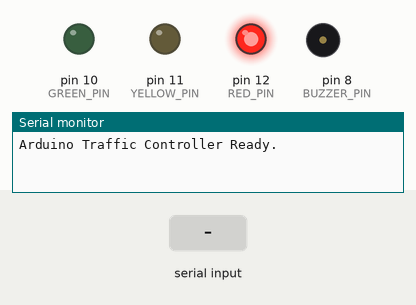
This sketch was run on a simulated Arduino Uno, built with avr-gcc and run on an emulated ATmega328P. On the bench: output pins drawn as LEDs (lit = HIGH), buzzer (waves = sounding, pin HIGH), the last lines printed to the serial monitor. Inputs (shaded band) come from the test bench.

Above: at 1.2 s.
1.3 s: "90,45\n" received over Serial
At 2.0 s:
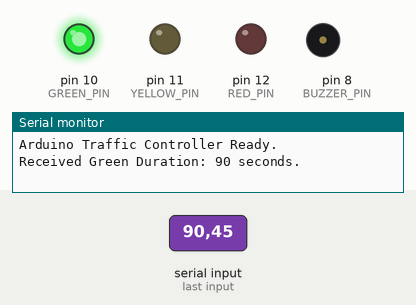
Timing chart, 0 to 4.3 s (numbered marks = the images above; inputs shaded):
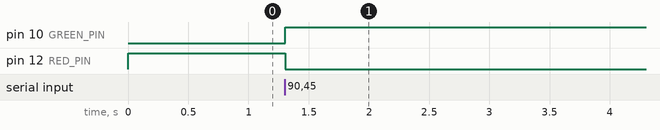

Measured:
- after the input at 1.3 s, pin 10 (GREEN_PIN): LOW → HIGH at once; pin 12 (RED_PIN): HIGH → LOW at once

The sketch:

traffic_control.ino
```cpp
/*
  AI Traffic Light Controller for Arduino IDE

  Description:
  This Arduino sketch interfaces with the Python YOLOv8 Traffic Detection system (`main.py`).
  It receives dynamic GREEN light durations (in seconds) over Serial at 9600 baud rate.

  Circuit Wiring:
  - Red LED    : Digital Pin 12 (with 220 ohm resistor -> GND)
  - Yellow LED : Digital Pin 11 (with 220 ohm resistor -> GND)
  - Green LED  : Digital Pin 10 (with 220 ohm resistor -> GND)
  - Buzzer (Opt): Digital Pin 8 (Optional for violation alert)
*/

// Pin Definitions
const int RED_PIN    = 12;
const int YELLOW_PIN = 11;
const int GREEN_PIN  = 10;
const int BUZZER_PIN = 8; // Optional audio indicator

// Yellow light transition duration in seconds
const int YELLOW_DURATION_SEC = 2;

void setup() {
  // Initialize Serial Communication at 9600 Baud
  Serial.begin(9600);

  // Set LED pins as Outputs
  pinMode(RED_PIN, OUTPUT);
  pinMode(YELLOW_PIN, OUTPUT);
  pinMode(GREEN_PIN, OUTPUT);
  pinMode(BUZZER_PIN, OUTPUT);

  // Default state: RED ON (Waiting for Python signal)
  setTrafficLight(HIGH, LOW, LOW);

  Serial.println("Arduino Traffic Controller Ready.");
}

void loop() {
  // Check if signal time duration data is received over Serial
  if (Serial.available() > 0) {
    // Read signal time sent from Python main.py (in seconds)
    int greenDuration = Serial.parseInt();

    // If valid green duration is received
    if (greenDuration > 0) {
      Serial.print("Received Green Duration: ");
      Serial.print(greenDuration);
      Serial.println(" seconds.");

      // --- 1. GREEN LIGHT ACTIVE ---
      setTrafficLight(LOW, LOW, HIGH);

      // Countdown for Green Light
      for (int i = greenDuration; i > 0; i--) {
        delay(1000); // Wait 1 second
      }

      // --- 2. YELLOW LIGHT TRANSITION ---
      setTrafficLight(LOW, HIGH, LOW);
      delay(YELLOW_DURATION_SEC * 1000);

      // --- 3. RED LIGHT RETURN ---
      setTrafficLight(HIGH, LOW, LOW);
      Serial.println("Cycle completed. Signal returned to RED.");
    }
  }
}

// Helper function to set traffic light states
void setTrafficLight(int redState, int yellowState, int greenState) {
  digitalWrite(RED_PIN, redState);
  digitalWrite(YELLOW_PIN, yellowState);
  digitalWrite(GREEN_PIN, greenState);
}
```
